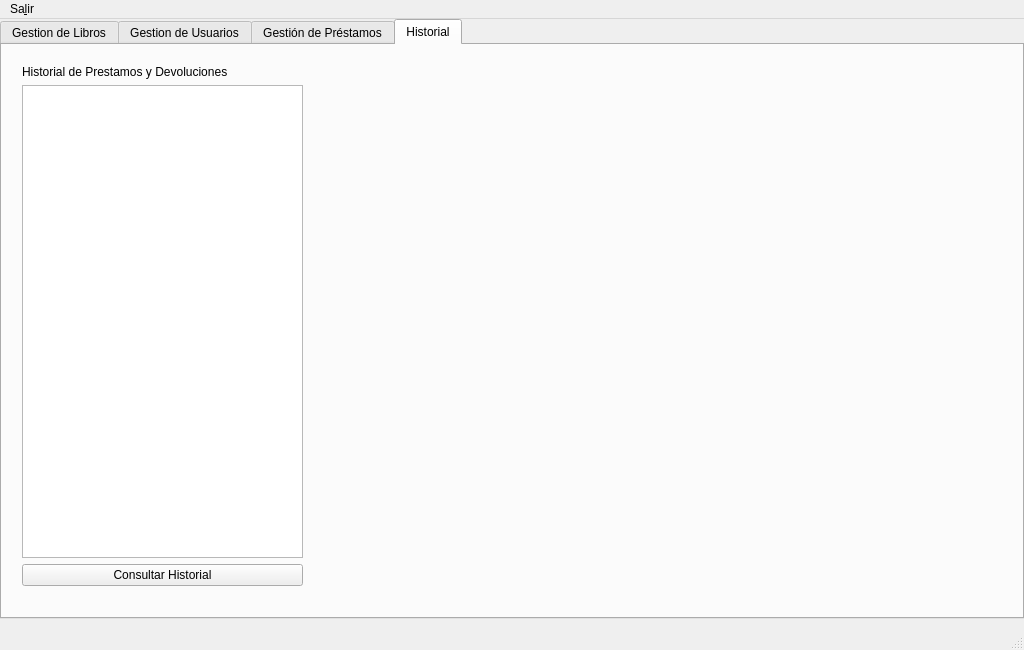
<?xml version="1.0" encoding="UTF-8"?>
<ui version="4.0">
 <class>MainWindow</class>
 <widget class="QMainWindow" name="MainWindow">
  <property name="geometry">
   <rect>
    <x>0</x>
    <y>0</y>
    <width>1024</width>
    <height>650</height>
   </rect>
  </property>
  <property name="minimumSize">
   <size>
    <width>1024</width>
    <height>650</height>
   </size>
  </property>
  <property name="maximumSize">
   <size>
    <width>1024</width>
    <height>650</height>
   </size>
  </property>
  <property name="windowTitle">
   <string/>
  </property>
  <property name="layoutDirection">
   <enum>Qt::LayoutDirection::LeftToRight</enum>
  </property>
  <widget class="QWidget" name="centralwidget">
   <widget class="QTabWidget" name="tabWidget">
    <property name="geometry">
     <rect>
      <x>0</x>
      <y>0</y>
      <width>1024</width>
      <height>600</height>
     </rect>
    </property>
    <property name="sizePolicy">
     <sizepolicy hsizetype="Fixed" vsizetype="Expanding">
      <horstretch>0</horstretch>
      <verstretch>0</verstretch>
     </sizepolicy>
    </property>
    <property name="minimumSize">
     <size>
      <width>1024</width>
      <height>600</height>
     </size>
    </property>
    <property name="maximumSize">
     <size>
      <width>1024</width>
      <height>600</height>
     </size>
    </property>
    <property name="layoutDirection">
     <enum>Qt::LayoutDirection::LeftToRight</enum>
    </property>
    <property name="currentIndex">
     <number>3</number>
    </property>
    <widget class="QWidget" name="tab_libros">
     <attribute name="title">
      <string>Gestion de Libros</string>
     </attribute>
     <widget class="QWidget" name="gridLayoutWidget">
      <property name="geometry">
       <rect>
        <x>350</x>
        <y>20</y>
        <width>301</width>
        <height>521</height>
       </rect>
      </property>
      <layout class="QGridLayout" name="gridLayout">
       <property name="sizeConstraint">
        <enum>QLayout::SizeConstraint::SetDefaultConstraint</enum>
       </property>
       <item row="2" column="0">
        <widget class="QLabel" name="label_2">
         <property name="text">
          <string>Autor</string>
         </property>
        </widget>
       </item>
       <item row="1" column="1">
        <widget class="QLineEdit" name="Ag_LibTitulo_LEdit"/>
       </item>
       <item row="5" column="0">
        <widget class="QPushButton" name="agr_lib_btm">
         <property name="text">
          <string>Agregar</string>
         </property>
        </widget>
       </item>
       <item row="3" column="1">
        <widget class="QLineEdit" name="Ag_LibISBN_LEdit"/>
       </item>
       <item row="3" column="0">
        <widget class="QLabel" name="label_3">
         <property name="text">
          <string>ISBN</string>
         </property>
        </widget>
       </item>
       <item row="2" column="1">
        <widget class="QLineEdit" name="Ag_LibAutor_LEdit"/>
       </item>
       <item row="0" column="1">
        <widget class="QLabel" name="label_5">
         <property name="maximumSize">
          <size>
           <width>241</width>
           <height>57</height>
          </size>
         </property>
         <property name="text">
          <string>Agregar un Nuevo Libro</string>
         </property>
        </widget>
       </item>
       <item row="1" column="0">
        <widget class="QLabel" name="label">
         <property name="text">
          <string>Titulo</string>
         </property>
        </widget>
       </item>
       <item row="4" column="0">
        <widget class="QLabel" name="label_4">
         <property name="text">
          <string>Estado</string>
         </property>
        </widget>
       </item>
       <item row="4" column="1">
        <widget class="QLineEdit" name="Ag_LibEstado_LEdit">
         <property name="sizePolicy">
          <sizepolicy hsizetype="Expanding" vsizetype="Fixed">
           <horstretch>0</horstretch>
           <verstretch>0</verstretch>
          </sizepolicy>
         </property>
        </widget>
       </item>
      </layout>
     </widget>
     <widget class="QWidget" name="gridLayoutWidget_2">
      <property name="geometry">
       <rect>
        <x>710</x>
        <y>20</y>
        <width>291</width>
        <height>521</height>
       </rect>
      </property>
      <layout class="QGridLayout" name="gridLayout_2">
       <item row="1" column="1">
        <widget class="QComboBox" name="selct_isbn_comboBx"/>
       </item>
       <item row="3" column="0">
        <widget class="QLabel" name="label_7">
         <property name="text">
          <string>Autor</string>
         </property>
        </widget>
       </item>
       <item row="2" column="0">
        <widget class="QLabel" name="label_9">
         <property name="text">
          <string>Titulo</string>
         </property>
        </widget>
       </item>
       <item row="1" column="0">
        <widget class="QLabel" name="label_8">
         <property name="text">
          <string>ISBN</string>
         </property>
        </widget>
       </item>
       <item row="5" column="0">
        <widget class="QPushButton" name="edit_lib_btm">
         <property name="text">
          <string>Editar</string>
         </property>
        </widget>
       </item>
       <item row="4" column="1">
        <widget class="QLineEdit" name="edit_LibEstado_LEdit"/>
       </item>
       <item row="2" column="1">
        <widget class="QLineEdit" name="edit_LibTitulo_LEdit"/>
       </item>
       <item row="3" column="1">
        <widget class="QLineEdit" name="edit_LibAutor_LEdit"/>
       </item>
       <item row="0" column="1">
        <widget class="QLabel" name="label_10">
         <property name="maximumSize">
          <size>
           <width>241</width>
           <height>57</height>
          </size>
         </property>
         <property name="text">
          <string>Editar Informacion de los Libros</string>
         </property>
        </widget>
       </item>
       <item row="4" column="0">
        <widget class="QLabel" name="label_6">
         <property name="text">
          <string>Estado</string>
         </property>
        </widget>
       </item>
      </layout>
     </widget>
     <widget class="Line" name="line">
      <property name="geometry">
       <rect>
        <x>310</x>
        <y>-20</y>
        <width>21</width>
        <height>621</height>
       </rect>
      </property>
      <property name="orientation">
       <enum>Qt::Orientation::Vertical</enum>
      </property>
     </widget>
     <widget class="Line" name="line_2">
      <property name="geometry">
       <rect>
        <x>670</x>
        <y>-20</y>
        <width>21</width>
        <height>621</height>
       </rect>
      </property>
      <property name="orientation">
       <enum>Qt::Orientation::Vertical</enum>
      </property>
     </widget>
     <widget class="QWidget" name="verticalLayoutWidget_2">
      <property name="geometry">
       <rect>
        <x>20</x>
        <y>20</y>
        <width>281</width>
        <height>521</height>
       </rect>
      </property>
      <layout class="QVBoxLayout" name="verticalLayout_2">
       <item>
        <widget class="QLabel" name="label_11">
         <property name="text">
          <string>Libros Disponibles</string>
         </property>
        </widget>
       </item>
       <item>
        <widget class="QListView" name="list_libros"/>
       </item>
       <item>
        <widget class="QPushButton" name="consultar_libro_btm">
         <property name="text">
          <string>Consultar</string>
         </property>
        </widget>
       </item>
      </layout>
     </widget>
    </widget>
    <widget class="QWidget" name="tab_user">
     <attribute name="title">
      <string>Gestion de Usuarios</string>
     </attribute>
     <widget class="QWidget" name="gridLayoutWidget_3">
      <property name="geometry">
       <rect>
        <x>350</x>
        <y>40</y>
        <width>291</width>
        <height>491</height>
       </rect>
      </property>
      <layout class="QGridLayout" name="gridLayout_3">
       <item row="0" column="1">
        <widget class="QLabel" name="label_14">
         <property name="maximumSize">
          <size>
           <width>241</width>
           <height>57</height>
          </size>
         </property>
         <property name="text">
          <string>Registrar Nuevo Usuario</string>
         </property>
        </widget>
       </item>
       <item row="1" column="1">
        <widget class="QLineEdit" name="Reg_UsrID_LEdit"/>
       </item>
       <item row="4" column="0">
        <widget class="QPushButton" name="reg_usr_btm">
         <property name="text">
          <string>Registrar</string>
         </property>
        </widget>
       </item>
       <item row="1" column="0">
        <widget class="QLabel" name="label_16">
         <property name="text">
          <string>ID</string>
         </property>
        </widget>
       </item>
       <item row="2" column="1">
        <widget class="QLineEdit" name="Reg_UsrName_LEdit"/>
       </item>
       <item row="3" column="1">
        <widget class="QLineEdit" name="Reg_UsrRol_LEdit"/>
       </item>
       <item row="2" column="0">
        <widget class="QLabel" name="label_15">
         <property name="text">
          <string>Nombre</string>
         </property>
        </widget>
       </item>
       <item row="3" column="0">
        <widget class="QLabel" name="label_13">
         <property name="text">
          <string>Rol</string>
         </property>
        </widget>
       </item>
      </layout>
     </widget>
     <widget class="Line" name="line_3">
      <property name="geometry">
       <rect>
        <x>310</x>
        <y>-30</y>
        <width>21</width>
        <height>621</height>
       </rect>
      </property>
      <property name="orientation">
       <enum>Qt::Orientation::Vertical</enum>
      </property>
     </widget>
     <widget class="Line" name="line_4">
      <property name="geometry">
       <rect>
        <x>660</x>
        <y>-30</y>
        <width>21</width>
        <height>621</height>
       </rect>
      </property>
      <property name="orientation">
       <enum>Qt::Orientation::Vertical</enum>
      </property>
     </widget>
     <widget class="QWidget" name="gridLayoutWidget_4">
      <property name="geometry">
       <rect>
        <x>700</x>
        <y>40</y>
        <width>291</width>
        <height>491</height>
       </rect>
      </property>
      <layout class="QGridLayout" name="gridLayout_5">
       <item row="4" column="0">
        <widget class="QPushButton" name="edit_usr_btm">
         <property name="text">
          <string>Editar</string>
         </property>
        </widget>
       </item>
       <item row="0" column="1">
        <widget class="QLabel" name="label_26">
         <property name="maximumSize">
          <size>
           <width>241</width>
           <height>57</height>
          </size>
         </property>
         <property name="text">
          <string>Editar Informacion de los Libros</string>
         </property>
        </widget>
       </item>
       <item row="3" column="0">
        <widget class="QLabel" name="label_25">
         <property name="text">
          <string>Rol</string>
         </property>
        </widget>
       </item>
       <item row="2" column="0">
        <widget class="QLabel" name="label_22">
         <property name="text">
          <string>Nombre</string>
         </property>
        </widget>
       </item>
       <item row="1" column="1">
        <widget class="QComboBox" name="selct_usrID_comboBx"/>
       </item>
       <item row="3" column="1">
        <widget class="QLineEdit" name="Edit_Reg_UsrRol_LEdit"/>
       </item>
       <item row="1" column="0">
        <widget class="QLabel" name="label_23">
         <property name="text">
          <string>ID</string>
         </property>
        </widget>
       </item>
       <item row="2" column="1">
        <widget class="QLineEdit" name="Edit_Reg_UsrName_LEdit"/>
       </item>
      </layout>
     </widget>
     <widget class="QWidget" name="verticalLayoutWidget">
      <property name="geometry">
       <rect>
        <x>20</x>
        <y>20</y>
        <width>281</width>
        <height>511</height>
       </rect>
      </property>
      <layout class="QVBoxLayout" name="verticalLayout">
       <item>
        <widget class="QLabel" name="label_21">
         <property name="text">
          <string>Consultar Información de Usuarios</string>
         </property>
        </widget>
       </item>
       <item>
        <widget class="QListView" name="listUsuarios"/>
       </item>
       <item>
        <widget class="QPushButton" name="consultar_usuarios_btm">
         <property name="text">
          <string>Consultar</string>
         </property>
        </widget>
       </item>
      </layout>
     </widget>
    </widget>
    <widget class="QWidget" name="tab_prest">
     <property name="enabled">
      <bool>true</bool>
     </property>
     <attribute name="title">
      <string>Gestión de Préstamos</string>
     </attribute>
     <widget class="Line" name="line_5">
      <property name="geometry">
       <rect>
        <x>360</x>
        <y>0</y>
        <width>21</width>
        <height>621</height>
       </rect>
      </property>
      <property name="orientation">
       <enum>Qt::Orientation::Vertical</enum>
      </property>
     </widget>
     <widget class="QWidget" name="gridLayoutWidget_6">
      <property name="geometry">
       <rect>
        <x>20</x>
        <y>30</y>
        <width>311</width>
        <height>521</height>
       </rect>
      </property>
      <layout class="QGridLayout" name="gridLayout_6">
       <item row="1" column="1">
        <widget class="QLineEdit" name="Reg_libPrestamo_LEdit"/>
       </item>
       <item row="3" column="1">
        <widget class="QLineEdit" name="Reg_fechPrestamo_LEdit"/>
       </item>
       <item row="2" column="0">
        <widget class="QLabel" name="label_31">
         <property name="text">
          <string>Usuario</string>
         </property>
        </widget>
       </item>
       <item row="4" column="0">
        <widget class="QPushButton" name="reg_prestamo_btm">
         <property name="text">
          <string>Registrar</string>
         </property>
        </widget>
       </item>
       <item row="1" column="0">
        <widget class="QLabel" name="label_32">
         <property name="text">
          <string>Libro</string>
         </property>
        </widget>
       </item>
       <item row="0" column="1">
        <widget class="QLabel" name="label_34">
         <property name="maximumSize">
          <size>
           <width>241</width>
           <height>57</height>
          </size>
         </property>
         <property name="text">
          <string>Registrar Prestamos</string>
         </property>
        </widget>
       </item>
       <item row="3" column="0">
        <widget class="QLabel" name="label_33">
         <property name="text">
          <string>Fecha de Prestamo</string>
         </property>
        </widget>
       </item>
       <item row="2" column="1">
        <widget class="QLineEdit" name="Reg_usrPrestamo_LEdit"/>
       </item>
      </layout>
     </widget>
     <widget class="QWidget" name="gridLayoutWidget_7">
      <property name="geometry">
       <rect>
        <x>410</x>
        <y>30</y>
        <width>311</width>
        <height>521</height>
       </rect>
      </property>
      <layout class="QGridLayout" name="gridLayout_7">
       <item row="1" column="1">
        <widget class="QLineEdit" name="lineEdit_25"/>
       </item>
       <item row="1" column="0">
        <widget class="QLabel" name="label_37">
         <property name="text">
          <string>Libro</string>
         </property>
        </widget>
       </item>
       <item row="0" column="1">
        <widget class="QLabel" name="label_39">
         <property name="maximumSize">
          <size>
           <width>241</width>
           <height>57</height>
          </size>
         </property>
         <property name="text">
          <string>Registrar Devolucion</string>
         </property>
        </widget>
       </item>
       <item row="2" column="1">
        <widget class="QLineEdit" name="lineEdit_24"/>
       </item>
       <item row="2" column="0">
        <widget class="QLabel" name="label_36">
         <property name="text">
          <string>Usuario</string>
         </property>
        </widget>
       </item>
       <item row="4" column="0">
        <widget class="QPushButton" name="reg_devolucion_btm">
         <property name="text">
          <string>Registrar</string>
         </property>
        </widget>
       </item>
       <item row="3" column="0">
        <widget class="QLabel" name="label_40">
         <property name="text">
          <string>Fecha de Devolucion</string>
         </property>
        </widget>
       </item>
       <item row="3" column="1">
        <widget class="QLineEdit" name="Reg_fechDevolucion_LEdit">
         <property name="sizePolicy">
          <sizepolicy hsizetype="Expanding" vsizetype="Fixed">
           <horstretch>0</horstretch>
           <verstretch>0</verstretch>
          </sizepolicy>
         </property>
        </widget>
       </item>
      </layout>
     </widget>
    </widget>
    <widget class="QWidget" name="tab_histor">
     <attribute name="title">
      <string>Historial</string>
     </attribute>
     <widget class="QWidget" name="verticalLayoutWidget_4">
      <property name="geometry">
       <rect>
        <x>20</x>
        <y>20</y>
        <width>281</width>
        <height>521</height>
       </rect>
      </property>
      <layout class="QVBoxLayout" name="verticalLayout_4">
       <item>
        <widget class="QLabel" name="label_27">
         <property name="text">
          <string>Historial de Prestamos y Devoluciones</string>
         </property>
        </widget>
       </item>
       <item>
        <widget class="QListView" name="listView_4"/>
       </item>
       <item>
        <widget class="QPushButton" name="consultar_historial_btm">
         <property name="text">
          <string>Consultar Historial</string>
         </property>
        </widget>
       </item>
      </layout>
     </widget>
    </widget>
   </widget>
  </widget>
  <widget class="QStatusBar" name="statusbar"/>
  <widget class="QMenuBar" name="menubar">
   <property name="geometry">
    <rect>
     <x>0</x>
     <y>0</y>
     <width>1024</width>
     <height>30</height>
    </rect>
   </property>
   <widget class="QMenu" name="menuSalir">
    <property name="title">
     <string>Sa&amp;lir</string>
    </property>
   </widget>
   <addaction name="menuSalir"/>
  </widget>
 </widget>
 <resources/>
 <connections/>
</ui>
